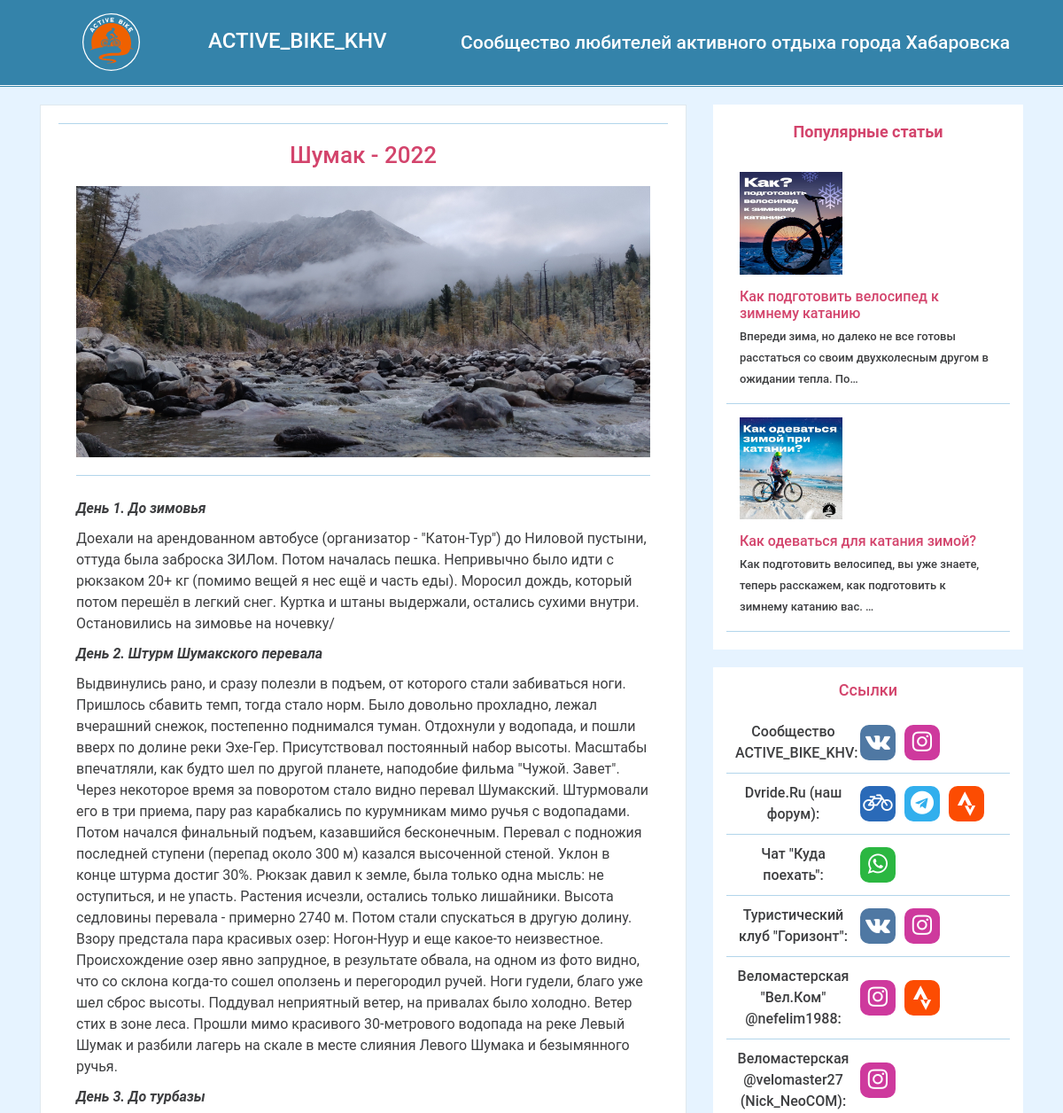
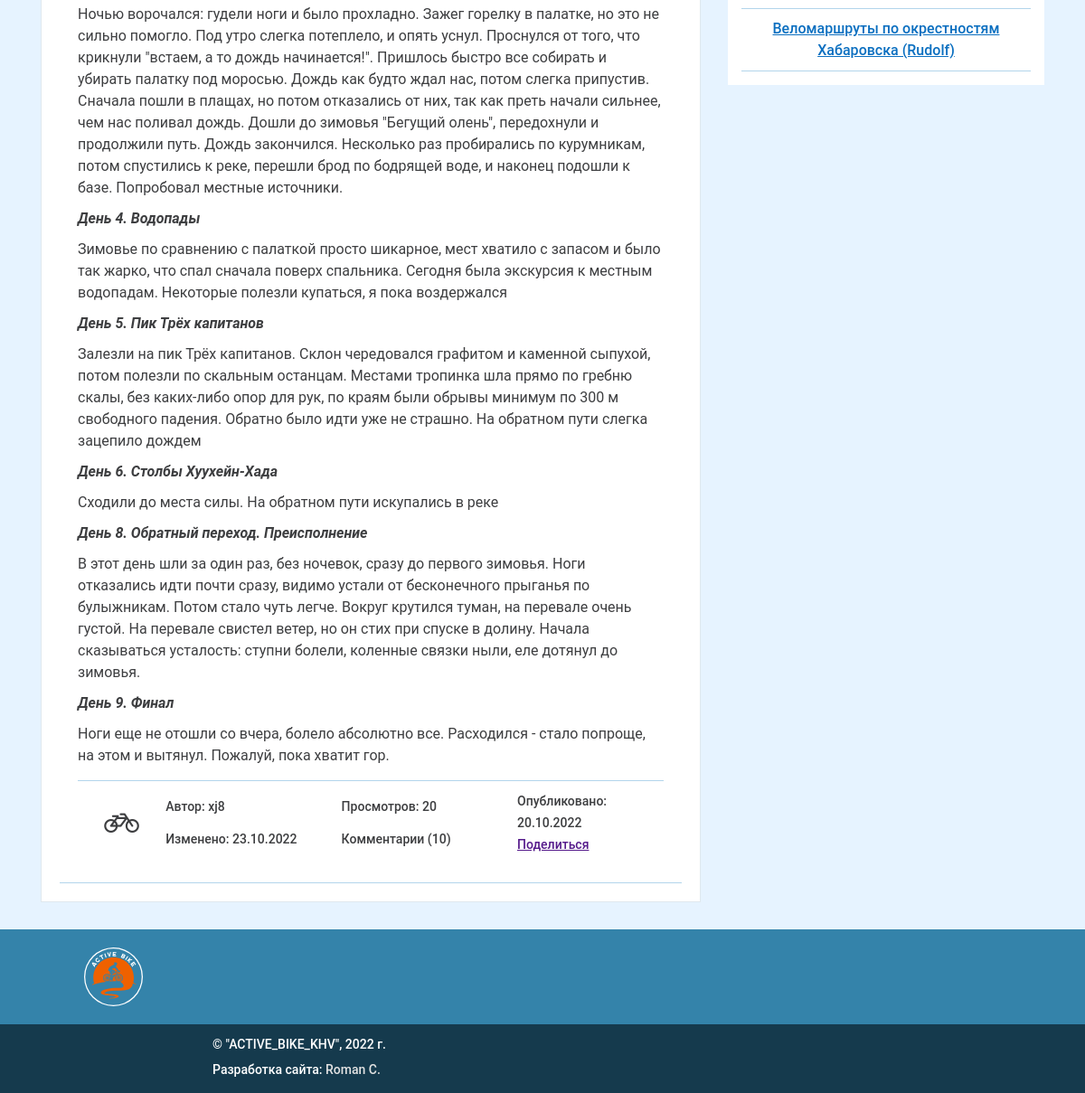
Screenshot of /reports/1/ with the database file from the repository (2 pictures, top to bottom).
### events/models.py (models this page shows, shortened)
class Report(models.Model):
    title = models.CharField(max_length=200)
    image = models.ImageField(
        'Картинка',
        upload_to='reports/',
        blank=True
    )
    text = models.TextField(blank=True)
    text_html = models.TextField(blank=True, editable = False)
    tags = models.ManyToManyField(
        Tag,
        related_name='reports',
        verbose_name='Теги',
        blank=True,
    )
    author = models.ForeignKey(
        User,
        on_delete=models.CASCADE,
        related_name='reports'
    )
    date_pub = models.DateTimeField(auto_now_add=True)
    date_edit = models.DateTimeField(auto_now=True)
    class Meta:
        ordering = ['-date_pub']
        verbose_name = 'Отчет'
        verbose_name_plural = 'Отчеты'

class Article(models.Model):
    title = models.CharField(max_length=200)
    image = models.ImageField(
        'Картинка',
        upload_to='articles/',
        blank=True
    )
    text = models.TextField()
    author = models.ForeignKey(
        User,
        on_delete=models.CASCADE,
        related_name='articles'
    )
    tags = models.ManyToManyField(
        Tag,
        related_name='articles',
        verbose_name='Теги',
        blank=True,
    )
    date_pub = models.DateTimeField(auto_now_add=True)
    date_edit = models.DateTimeField(auto_now=True)
    class Meta:
        ordering = ['-date_pub']
        verbose_name = 'Статья'
        verbose_name_plural = 'Статьи'

### events/views.py (the view)
# urls.py: path('reports/<int:report_id>/', views.report_detail, name='report_detail'),
def report_detail(request, report_id):
    template = 'reports/report_detail.html'
    report = get_object_or_404(Report, pk=report_id)
    context = {
        'report': report,
    }
    return render(request, template, context)

### events/templatetags/sidebar.py (called while the page is built)
@register.inclusion_tag("includes/right_sidebar.html")
def show_sidebar():
  articles = Article.objects.all()
  return {'popular_articles': articles}

### templates/reports/report_detail.html (shortened to what this page needs)
{% extends 'base.html' %}
{% load static %}
{% load cache %}
{% load thumbnail %}
{% block content %}
<article class="event-page">
  <h3 class="event-page__caption">{{ report.title }}</h3>
  <div class="event-page__main">
    <div class="event-page__image">
      {% thumbnail report.image "500x300" upscale=True as im %}
        <img src="{{ im.url }}" alt="{{ report.title }}" class="event-page__image-img">
      {% endthumbnail %}
    </div>
    <div class="event-page-descr">
      <p class="event-page-descr__text">{{ report.text_html|safe }}</p>
    </div>
  </div>
  <div class="event-page__info">
    <div class="event-page__info-col event-page__info-col_1">
      <div class="event-page__icons">
        <i class="fa fa-bicycle fa-lg"></i>
      </div>
    </div>
    <div class="event-page__info-col event-page__info-col_2">
      <div class="event-page-author">
        Автор:
        <span class="event-page-author__value">{{ report.author }}</span>
      </div>
      <div class="event-page-date-edited">
        Изменено:
        <span class="event-page-date-edited__value">{{ report.date_edit|date:"d.m.Y" }}</span>
      </div>
    </div>
    <div class="event-page__info-col event-page__info-col_3">
      <div class="event-page__views">
        Просмотров:
        <span class="event-page__views-value">20</span>
      </div>
      <div class="event-page__comments">
        Комментарии (<span class="event-page__views-value">10</span>)
      </div>
    </div>
    <div class="event-page__info-col event-page__info-col_4">
      <div class="event-page__date">
        Опубликовано:
        <span class="event-page__date-value">{{ report.date_pub|date:"d.m.Y" }}</span>
      </div>
      <div class="event-page__share">
        <a class="event-page__date-value" href="">Поделиться</a>
      </div>
    </div>
  </div>
</article>
{% endblock %}

### templates/includes/right_sidebar.html
{% load thumbnail %}
<aside class="sidebar">
  <div class="top-articles">
    <h2 class="top-articles__title">Популярные статьи</h2>
    <ul class="top-articles-list">
      {% for article in popular_articles %}
        <li class="single-article">
          <a href="{% url 'events:article_detail' article.id %}" class="single-article__link">
            {% thumbnail article.image "200x200" crop="center" upscale=True as im %}
              <img src="{{ im.url }}" alt="{{ article.title }}" class="single-article__img">
            {% endthumbnail %}
            <h3 class="single-article__title">{{ article.title }}</h3>
            <p class="single-article__text">{{ article.text|truncatechars:100 }}</p>
          </a>
        </li>
      {% endfor %}
    </ul>
  </div>
  <div class="links-block">
    <h2 class="links-block__caption links-caption">Ссылки</h2>
    <ul class="links-block__list">
      <li class="links-block__li">
        <span class="links-block__text">Сообщество ACTIVE_BIKE_KHV:</span>
        <span class="social-links">
          <a
            href="https://vk.com/bikekhv"
            class="social-link social-link_vk"
            title="Вконтакте"
            ><i class="fa fa-vk fa-lg"></i
          ></a>
          <a
            href="https://www.instagram.com/activebike_khv"
            class="social-link social-link_instagram"
            title="Instagram"
            ><i class="fa fa-instagram fa-lg"></i
          ></a>
        </span>
      </li>
      <li class="links-block__li">
        <span class="links-block__text">Dvride.Ru (наш форум):</span>
        <span class="social-links">
          <a
            href="https://www.dvride.ru"
            class="social-link social-link_dvride"
            title="Форум Dvride.Ru"
            ><i class="fa fa-bicycle fa-lg"></i
          ></a>
          <a
            href="https://t.me/dvride"
            class="social-link social-link_telegram"
            title="чат ВелоХа в Telegram"
            ><i class="fa fa-telegram fa-lg"></i
          ></a>
          <a
            href="https://www.strava.com/clubs/dvride"
            class="social-link social-link_strava"
            title="Клуб Dvride в Strava"
            ><i class="icon-strava"></i
          ></a>
        </span>
      </li>
      <li class="links-block__li">
        <span class="links-block__text">Чат "Куда поехать":</span>
        <span class="social-links">
          <a
            href="https://chat.whatsapp.com/Evl24E6CGerETihtyJQtDE"
            class="social-link social-link_whatsapp"
            title="WhatsApp"
            ><i class="fa fa-whatsapp fa-lg"></i
          ></a>
        </span>
      </li>
      <li class="links-block__li">
        <span class="links-block__text">Туристический клуб "Горизонт":</span>
        <span class="social-links">
          <a
            href="https://vk.com/togu_gorizont"
            class="social-link social-link_vk"
            title="Вконтакте"
            ><i class="fa fa-vk fa-lg"></i
          ></a>
          <a
            href="https://instagram.com/tc_gorizont_khv"
            class="social-link social-link_instagram"
            title="Instagram"
            ><i class="fa fa-instagram fa-lg"></i
          ></a>
        </span>
      </li>
      <li class="links-block__li">
        <span class="links-block__text"
          >Веломастерская "Вел.Ком" @nefelim1988:</span
        >
        <span class="social-links">
          <a
            href="https://www.instagram.com/velcomebike"
            class="social-link social-link_instagram"
            title="Instagram"
            ><i class="fa fa-instagram fa-lg"></i
          ></a>
          <a
            href="https://www.strava.com/clubs/velcombike"
            class="social-link social-link_strava"
            title="Strava"
            ><i class="icon-strava"></i
          ></a>
        </span>
      </li>
      <li class="links-block__li">
        <span class="links-block__text"
          >Веломастерская @velomaster27 (Nick_NeoCOM):</span
        >
        <span class="social-links">
          <a
            href="https://www.instagram.com/velomaster27/"
            class="social-link social-link_instagram"
            title="Instagram"
            ><i class="fa fa-instagram fa-lg"></i
          ></a>
        </span>
      </li>
      <li class="links-block__li">
        <a href="https://rudolf-khb.livejournal.com/124304.html" class="link"
          >Веломаршруты по окрестностям Хабаровска (Rudolf)</a
        >
      </li>
    </ul>
  </div>
</aside>

### static/css/style.css (style rules this page uses)
body { background-color: #e6f3ff; color: rgb(61, 62, 64); font-family: Roboto, Arial, Helvetica, sans-serif; font-size: 16px; font-weight: 500; line-height: 1.5em; }
h2, h3 { font-size: 18px; font-family: Roboto, Arial, Helvetica, sans-serif; font-weight: 500; font-style: normal; text-align: center; color: #d3446c; line-height: normal; }
em { font-style: italic; }
strong { font-weight: 700; display: block; margin: 10px 0; }
.top-articles { width: 100%; padding: 20px 15px; margin-bottom: 20px; background-color: #fff; }
.top-articles__title { margin-bottom: 20px; font-weight: 700; }
.top-articles-list { margin: 0; }
.single-article { padding: 15px; border-bottom: 1px solid #b2d5eb; transition: all 0.2s; }
.single-article__link { display: block; text-decoration: none; }
.single-article__img { display: block; width: 40%; margin-bottom: 15px; object-fit: cover; object-position: center top; }
.single-article__title { text-align: left; font-size: 16px; font-weight: 500; margin-bottom: 5px; }
.single-article__text { display: inline-block; color: rgb(61, 62, 64); text-decoration: none; transition: all 0.2s; font-size: 13px; }
.links-block { width: 100%; padding: 15px 0; margin-bottom: 20px; background-color: #fff; }
.links-caption { padding: 0 25px; margin-bottom: 15px; }
.links-block__list { list-style: none; margin: 0 15px; text-align: center; }
.links-block__li { display: flex; justify-content: center; flex-wrap: wrap; align-items: center; padding: 10px; transition: all 0.3s; border-bottom: 1px solid #b2d5eb; -webkit-tap-highlight-color: transparent; }
.links-block__text { display: block; width: calc(47% - 10px); margin-right: 10px; }
.social-links { display: flex; width: 53%; flex-wrap: nowrap; justify-content: start; align-content: start; }
.social-link { display: flex; justify-content: center; align-items: center; width: 40px; height: 40px; font-size: 20px; text-decoration: none; text-align: center; background-color: #f2f2f2; border-radius: 10px; color: #fff; position: relative; top: 0; left: 0; cursor: pointer; }
.social-link:not(:last-child) { margin-right: 10px; }
.social-link i { font-size: 26px; }
.social-link_vk { background-color: #4f78a3; }
.social-link_instagram { background-color: #ce399d; }
.social-link_dvride { background-color: #2a6ab8; }
.social-link_strava { background-color: #fc4c02; }
.social-link_whatsapp { background-color: #2bb741; }
.social-link_telegram { background-color: #32afed; }
.icon-strava { display: inline-block; width: 20px; height: 28px; background: url(../img/strava_icon.svg) 0px 0px / cover no-repeat; }
.event-page { padding: 20px; box-sizing: border-box; text-align: center; border-top: 1px solid #b2d5eb; border-bottom: 1px solid #b2d5eb; }
.event-page__caption { display: block; font-size: 26px; font-weight: 500; text-align: center; margin-bottom: 20px; }
.event-page__main { width: 100%; }
.event-page__image { display: flex; justify-content: center; height: 100%; margin-bottom: 20px; }
.event-page__image-img { display: block; max-width: 100%; height: 100%; object-fit: cover; object-position: center top; }
.event-page-descr { padding: 15px 0; text-align: left; font-weight: 400; border-top: 1px solid #b2d5eb; border-bottom: 1px solid #b2d5eb; }
.event-page-descr__text { font-size: 14px; }
.event-page__info { display: flex; justify-content: space-between; width: 100%; text-align: left; font-size: 14px; display: flex; padding: 10px 0; }
.event-page__info-col { display: flex; flex-wrap: wrap; align-items: center; }
.event-page__info-col_1 { width: 15%; }
.event-page__info-col_2 { width: 30%; }
.event-page__info-col_3 { width: 30%; }
.event-page__info-col_4 { width: 25%; }
.event-page__icons { display: flex; justify-content: center; align-items: center; height: 100%; width: 100%; }
.event-page__icons i { font-size: 30px; }
.link { color: #0b6fc0; cursor: pointer; text-decoration: underline; }

### rows the page displays
Report: title "Шумак - 2022", text_html "День 1. До зимовья Доехали на арендованном автобусе (организатор - \"Катон-Тур\") до Ниловой пустыни, оттуда была заброска ЗИЛом. Потом началась пешка. Непривычно было идти с рюкзаком 20+ кг (помимо вещей я нес ещё и часть еды). Моросил дождь, который потом перешёл в легкий снег. Куртка и штаны выдержали, остались сухими внутри. Остановились на зимовье на ночевку/ День 2. Штурм Шумакского перевала Выдвинулись рано, и сразу полезли в подъем, от которого стали забиваться ноги. Пришлось сбавить темп, тогда стало норм. Было довольно прохладно, лежал вчерашний снежок, постепенно поднимался туман. Отдохнули у водопада, и пошли вверх по долине реки Эхе-Гер. Присутствовал постоянный набор высоты.…", author "xj8", date_edit "23.10.2022", date_pub "20.10.2022"
Article: shows a picture, title "Как подготовить велосипед к зимнему катанию", text "Впереди зима, но далеко не все готовы расстаться со своим двухколесным другом в ожидании тепла. По…"
Article: shows a picture, title "Как одеваться для катания зимой?", text "Как подготовить велосипед, вы уже знаете, теперь расскажем, как подготовить к зимнему катанию вас. …"
